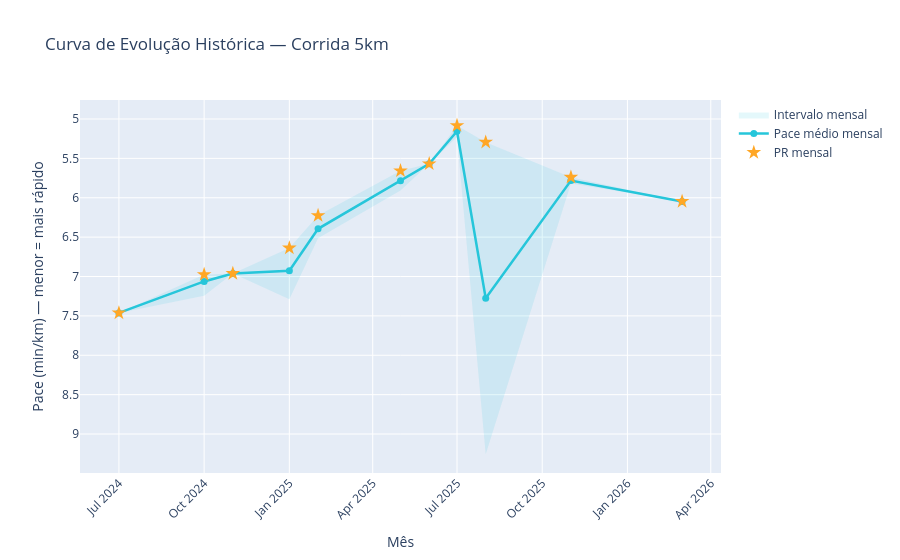

The notebook cell this image was saved under:
### Markdown cell above
---
## 📈 Pilar 3 — Curva de Evolução Histórica de Corrida 5K
> A linha de tendência **descendente** indica que o atleta está ficando mais rápido. A banda de variação mensal (pior → melhor pace) mostra consistência: banda estreita = treinos homogêneos; banda larga = alta variabilidade de esforço.

### Code cell
if d5.empty:
    print('⚠️  Nenhuma sessão de 5km encontrada no período.')
else:
    d5_m = (
        d5.groupby('month')
        .agg(pr_mensal=('pace_min_km','min'), media=('pace_min_km','mean'),
             pior=('pace_min_km','max'), n=('id','count'))
        .reset_index()
    )
    d5_m['month_str'] = d5_m['month'].astype(str)
    d5_m['pr_str']    = d5_m['pr_mensal'].apply(fmt_pace)
    d5_m['media_str'] = d5_m['media'].apply(fmt_pace)

    fig = go.Figure()

    # Banda de variação (melhor–pior pace mensal)
    x_band = list(d5_m['month_str']) + list(reversed(d5_m['month_str']))
    y_band = list(d5_m['pior'])      + list(reversed(d5_m['pr_mensal']))
    fig.add_trace(go.Scatter(
        x=x_band, y=y_band, fill='toself',
        fillcolor='rgba(38,198,218,0.12)',
        line=dict(color='rgba(0,0,0,0)'), name='Intervalo mensal'
    ))
    # Linha de pace médio mensal
    fig.add_trace(go.Scatter(
        x=d5_m['month_str'], y=d5_m['media'],
        mode='lines+markers', name='Pace médio mensal',
        line=dict(color='#26C6DA', width=2.5), marker=dict(size=7),
        customdata=d5_m[['media_str','n']],
        hovertemplate='%{x}<br>Médio: %{customdata[0]}<br>Sessões: %{customdata[1]}<extra></extra>'
    ))
    # Estrelas do PR mensal
    fig.add_trace(go.Scatter(
        x=d5_m['month_str'], y=d5_m['pr_mensal'],
        mode='markers', name='PR mensal',
        marker=dict(color='#FFA726', size=11, symbol='star'),
        customdata=d5_m[['pr_str']],
        hovertemplate='%{x}<br>PR: %{customdata[0]}<extra></extra>'
    ))

    fig.update_yaxes(autorange='reversed', title_text='Pace (min/km) — menor = mais rápido')
    fig.update_layout(
        title='Curva de Evolução Histórica — Corrida 5km',
        xaxis_title='Mês', xaxis_tickangle=-45, hovermode='x unified'
    )
    fig.show()

    if len(d5_m) >= 2:
        p_ini = d5_m['media'].iloc[0]
        p_fim = d5_m['media'].iloc[-1]
        delta = (p_ini - p_fim) / p_ini * 100
        sinal = '✅ melhora' if delta > 0 else '⚠️  piora'
        print(f'\n📊 Evolução: {fmt_pace(p_ini)} → {fmt_pace(p_fim)}  ({abs(delta):.1f}% de {sinal})')

### Figure 1 — Plotly figure (JSON) as saved in the notebook; plotly's stock layout.template omitted (floating-point values rounded to 4 significant figures)
{"data": [{"fill": "toself", "fillcolor": "rgba(38,198,218,0.12)", "line": {"color": "rgba(0,0,0,0)"}, "name": "Intervalo mensal", "type": "scatter", "x": ["2024-07", "2024-10", "2024-11", "2025-01", "2025-02", "2025-05", "2025-06", "2025-07", "2025-08", "2025-11", "2026-03", "2026-03", "2025-11", "2025-08", "2025-07", "2025-06", "2025-05", "2025-02", "2025-01", "2024-11", "2024-10", "2024-07"], "y": [7.462, 7.245, 6.962, 7.288, 6.514, 5.908, 5.569, 5.227, 9.258, 5.82, 6.047, 6.047, 5.739, 5.294, 5.083, 5.569, 5.657, 6.226, 6.638, 6.962, 6.975, 7.462]}, {"customdata": [["7:28", 1], ["7:04", 4], ["6:58", 1], ["6:56", 6], ["6:24", 4], ["5:47", 2], ["5:34", 1], ["5:09", 2], ["7:17", 2], ["5:47", 3], ["6:03", 1]], "hovertemplate": "%{x}<br>Médio: %{customdata[0]}<br>Sessões: %{customdata[1]}<extra></extra>", "line": {"color": "#26C6DA", "width": 2.5}, "marker": {"size": 7}, "mode": "lines+markers", "name": "Pace médio mensal", "type": "scatter", "x": ["2024-07", "2024-10", "2024-11", "2025-01", "2025-02", "2025-05", "2025-06", "2025-07", "2025-08", "2025-11", "2026-03"], "y": [7.462, 7.062, 6.962, 6.928, 6.394, 5.783, 5.569, 5.155, 7.276, 5.782, 6.047]}, {"customdata": [["7:28"], ["6:59"], ["6:58"], ["6:38"], ["6:14"], ["5:39"], ["5:34"], ["5:05"], ["5:18"], ["5:44"], ["6:03"]], "hovertemplate": "%{x}<br>PR: %{customdata[0]}<extra></extra>", "marker": {"color": "#FFA726", "size": 11, "symbol": "star"}, "mode": "markers", "name": "PR mensal", "type": "scatter", "x": ["2024-07", "2024-10", "2024-11", "2025-01", "2025-02", "2025-05", "2025-06", "2025-07", "2025-08", "2025-11", "2026-03"], "y": [7.462, 6.975, 6.962, 6.638, 6.226, 5.657, 5.569, 5.083, 5.294, 5.739, 6.047]}], "layout": {"hovermode": "x unified", "title": {"text": "Curva de Evolução Histórica — Corrida 5km"}, "xaxis": {"tickangle": -45, "title": {"text": "Mês"}}, "yaxis": {"autorange": "reversed", "title": {"text": "Pace (min/km) — menor = mais rápido"}}}}
